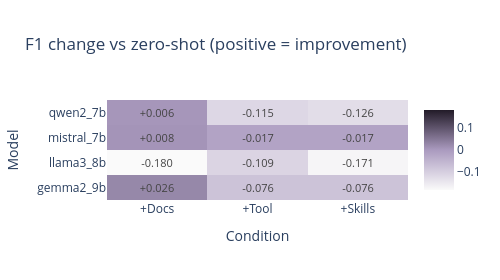

Write notebook code for a chart like this one.
### Markdown cell above
#### Degradation heatmap: Delta (condition minus zero-shot) by model and condition

A colored grid of mean F1 change relative to zero-shot (positive = improvement, negative = degradation). Useful to see at a glance which model-condition cells gain or lose; the notebook is run-agnostic.

### Code cell
# Degradation heatmap: delta = mean F1(condition) - mean F1(zero_shot) per (model, condition)
agg = df_results.groupby(["model", "condition"])["f1"].mean().unstack(fill_value=0)
agg = agg.reindex(columns=conditions, fill_value=0)
if "zero_shot" in agg.columns:
    delta = agg.subtract(agg["zero_shot"], axis=0)
    delta = delta.drop(columns=["zero_shot"], errors="ignore")
    delta.columns = [CONDITION_LABELS.get(c, c) for c in delta.columns]
    z_min, z_max = delta.values.min(), delta.values.max()
    z_abs = max(abs(z_min), abs(z_max), 0.01)
    fig_delta = go.Figure(
        data=go.Heatmap(
            z=delta.values,
            x=delta.columns.tolist(),
            y=delta.index.tolist(),
            text=[[f"{v:+.3f}" for v in row] for row in delta.values],
            texttemplate="%{text}",
            textfont=dict(size=11),
            colorscale=[[0, "#fafafa"], [0.5, "#AA9ABF"], [1, "#221B28"]],
            zmid=0,
            zmin=-z_abs,
            zmax=z_abs,
        )
    )
    fig_delta.update_layout(
        title="F1 change vs zero-shot (positive = improvement)",
        xaxis_title="Condition",
        yaxis_title="Model",
        plot_bgcolor="#fafafa",
        height=280,
        width=500,
    )
    fig_delta.show(
        renderer="svg", config=dict(toImageButtonOptions=dict(scale=300 / 96))
    )
else:
    print("No zero_shot column in aggregated F1.")

### Figure 1 — Plotly figure (JSON) as saved in the notebook; plotly's stock layout.template omitted (floating-point values rounded to 4 significant figures)
{"data": [{"colorscale": [[0, "#fafafa"], [0.5, "#AA9ABF"], [1, "#221B28"]], "text": [["+0.026", "-0.076", "-0.076"], ["-0.180", "-0.109", "-0.171"], ["+0.008", "-0.017", "-0.017"], ["+0.006", "-0.115", "-0.126"]], "textfont": {"size": 11}, "texttemplate": "%{text}", "x": ["+Docs", "+Tool", "+Skills"], "y": ["gemma2_9b", "llama3_8b", "mistral_7b", "qwen2_7b"], "z": [[0.02603, -0.07586, -0.07646], [-0.1797, -0.1092, -0.1709], [0.008109, -0.01709, -0.01709], [0.005881, -0.1148, -0.1261]], "zmax": 0.1797, "zmid": 0, "zmin": -0.1797, "type": "heatmap"}], "layout": {"title": {"text": "F1 change vs zero-shot (positive = improvement)"}, "xaxis": {"title": {"text": "Condition"}}, "yaxis": {"title": {"text": "Model"}}, "plot_bgcolor": "#fafafa", "height": 280, "width": 500}}
